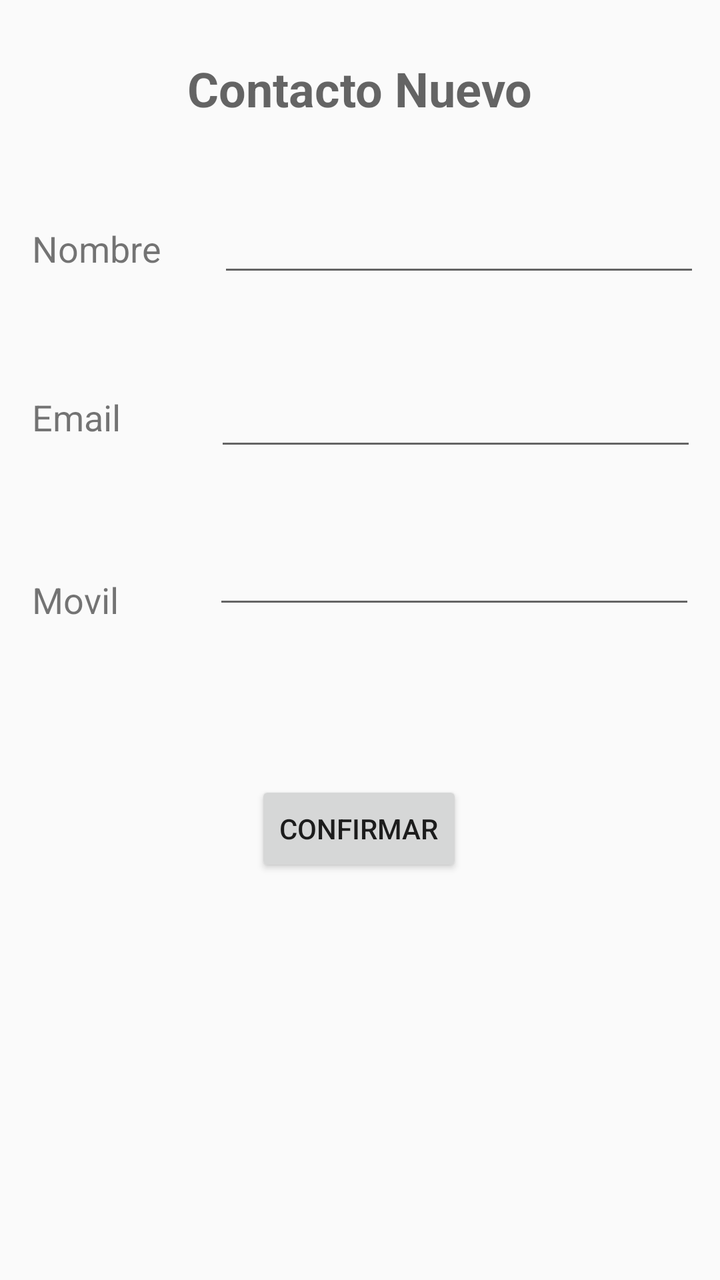
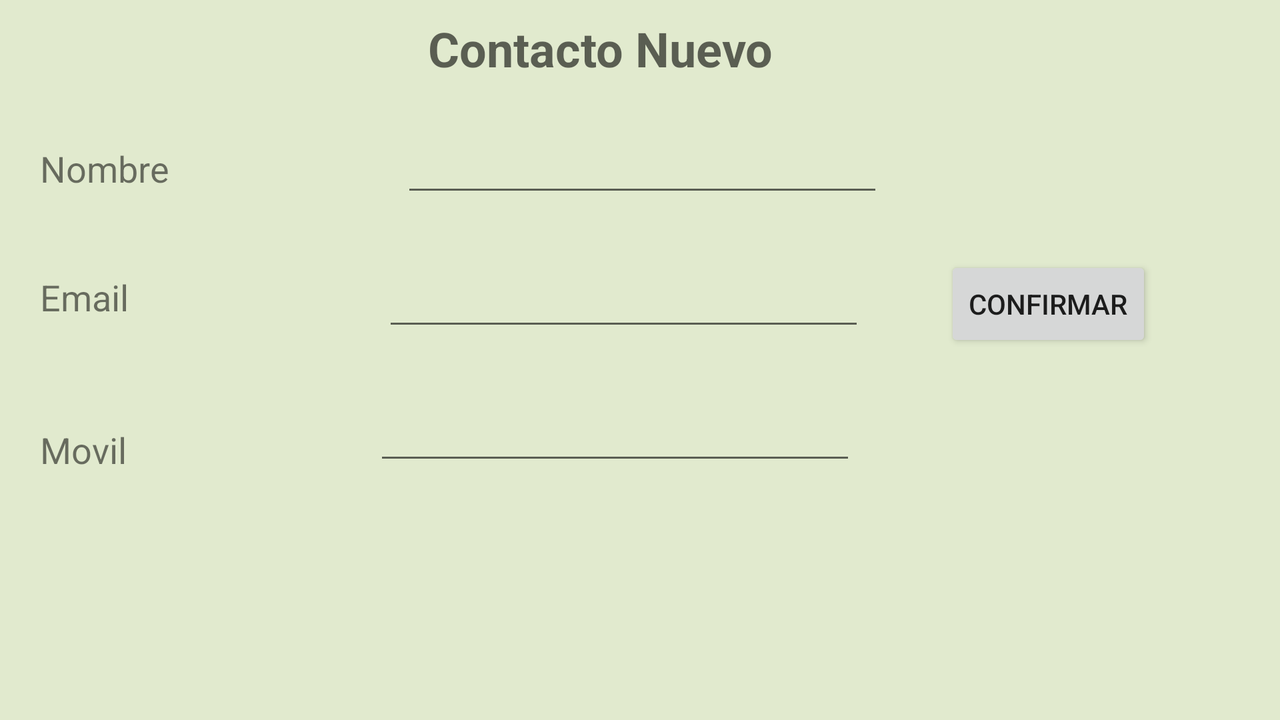

The same Android screen from two of the app's own layout files: first res/layout/ as a phone draws it, then the repository's variant for another configuration, drawn on a device whose configuration selects that folder. Both files follow.
<!-- AndroidManifest.xml: application theme AppTheme -->
<!-- res/layout/activity_add_friend.xml -->
<?xml version="1.0" encoding="utf-8"?>
<androidx.constraintlayout.widget.ConstraintLayout
        xmlns:android="http://schemas.android.com/apk/res/android"
        xmlns:tools="http://schemas.android.com/tools"
        xmlns:app="http://schemas.android.com/apk/res-auto"
        android:layout_width="match_parent"
        android:layout_height="match_parent"
        tools:context=".AddFriendActivity">

    <EditText
            android:layout_width="241dp"
            android:layout_height="43dp"
            android:inputType="textPersonName"
            android:gravity="start|top"
            android:ems="10"
            android:id="@+id/contactEditTextName"
            android:singleLine="true" android:layout_marginTop="40dp"
            app:layout_constraintTop_toBottomOf="@+id/contactTextTitulo" android:layout_marginEnd="36dp"
            app:layout_constraintEnd_toEndOf="parent"
            android:layout_marginStart="54dp" app:layout_constraintStart_toEndOf="@+id/contactTextName"/>
    <EditText
            android:layout_width="241dp"
            android:layout_height="43dp"
            android:inputType="textEmailAddress"
            android:gravity="start|top"
            android:ems="10"
            android:id="@+id/contactEditTextEmail"
            android:singleLine="true"
            android:layout_marginTop="44dp"
            app:layout_constraintTop_toBottomOf="@+id/contactEditTextName"
            android:layout_marginStart="73dp" app:layout_constraintStart_toEndOf="@+id/contactTextEmail"
            android:layout_marginEnd="38dp" app:layout_constraintEnd_toEndOf="parent"/>
    <EditText
            android:layout_width="241dp"
            android:layout_height="43dp"
            android:inputType="number"
            android:gravity="start|top"
            android:ems="10"
            android:id="@+id/contactEditTextPhone"
            android:singleLine="true"
            android:layout_marginTop="36dp"
            app:layout_constraintTop_toBottomOf="@+id/contactEditTextEmail"
            android:layout_marginEnd="38dp" app:layout_constraintEnd_toEndOf="parent" android:layout_marginStart="73dp"
            app:layout_constraintStart_toEndOf="@+id/contactTextPhone"/>
    <TextView
            android:text="@string/contactoNuevo"
            android:layout_width="wrap_content"
            android:layout_height="wrap_content" android:id="@+id/contactTextTitulo"
            app:layout_constraintTop_toTopOf="parent"
            android:layout_marginTop="28dp" android:textSize="24sp" android:layout_marginEnd="120dp"
            app:layout_constraintEnd_toEndOf="parent" app:layout_constraintStart_toStartOf="parent"
            android:layout_marginStart="120dp" android:textAppearance="@style/TextAppearance.AppCompat.Display1"
            android:textStyle="bold"/>
    <TextView
            android:text="@string/contactoName"
            android:layout_width="wrap_content"
            android:layout_height="wrap_content" android:id="@+id/contactTextName"
            android:textSize="18sp"
            app:layout_constraintTop_toTopOf="parent" android:layout_marginTop="112dp"
            app:layout_constraintStart_toStartOf="parent" android:layout_marginStart="16dp"/>
    <TextView
            android:text="@string/contactoEmail"
            android:layout_width="wrap_content"
            android:layout_height="wrap_content" android:id="@+id/contactTextEmail"
            android:textSize="18sp"
            app:layout_constraintStart_toStartOf="parent" android:layout_marginStart="16dp"
            android:layout_marginTop="60dp" app:layout_constraintTop_toBottomOf="@+id/contactTextName"/>
    <TextView
            android:text="@string/contactoPhone"
            android:layout_width="wrap_content"
            android:layout_height="wrap_content" android:id="@+id/contactTextPhone"
            android:textSize="18sp"
            app:layout_constraintStart_toStartOf="parent"
            android:layout_marginStart="16dp"
            android:layout_marginTop="67dp" app:layout_constraintTop_toBottomOf="@+id/contactTextEmail"/>
    <Button
            android:text="@string/btnConfirmar"
            android:layout_width="wrap_content"
            android:layout_height="wrap_content" android:id="@+id/contactBtnConfirmar"
            app:layout_constraintStart_toStartOf="parent" android:layout_marginStart="161dp"
            android:layout_marginEnd="162dp" app:layout_constraintEnd_toEndOf="parent" android:layout_marginTop="81dp"
            app:layout_constraintTop_toBottomOf="@+id/contactEditTextPhone"/>
</androidx.constraintlayout.widget.ConstraintLayout>
<!-- resources referenced by this layout -->
<resources>
  <string name="btnConfirmar">Confirmar</string>
  <string name="contactoEmail">Email</string>
  <string name="contactoName">Nombre</string>
  <string name="contactoNuevo">Contacto Nuevo</string>
  <string name="contactoPhone">Movil</string>
  <style name="AppTheme" parent="Theme.AppCompat.Light.DarkActionBar">
          
          <item name="colorPrimary">@color/colorPrimary</item>
          <item name="colorPrimaryDark">@color/colorPrimaryDark</item>
          <item name="colorAccent">@color/colorAccent</item>
      </style>
  <color name="colorPrimary">#69b89b</color>
  <color name="colorPrimaryDark">#459376</color>
  <color name="colorAccent">#e1eace</color>
</resources>
<!-- res/layout-land/activity_add_friend.xml (the repository's variant of the layout above) -->
<!-- drawn on the phone turned sideways -->
<?xml version="1.0" encoding="utf-8"?>
<androidx.constraintlayout.widget.ConstraintLayout
        xmlns:android="http://schemas.android.com/apk/res/android"
        xmlns:tools="http://schemas.android.com/tools"
        xmlns:app="http://schemas.android.com/apk/res-auto"
        android:layout_width="match_parent"
        android:layout_height="match_parent"
        tools:context=".AddFriendActivity"
        android:background="@color/colorAccent">

    <EditText
            android:layout_width="241dp"
            android:layout_height="43dp"
            android:inputType="textEmailAddress"
            android:gravity="start|top"
            android:ems="10"
            android:id="@+id/contactEditTextEmail"
            android:singleLine="true"
            android:layout_marginTop="24dp"
            app:layout_constraintTop_toBottomOf="@+id/contactEditTextName"
            android:layout_marginStart="73dp" app:layout_constraintStart_toEndOf="@+id/contactTextEmail"
            android:layout_marginEnd="38dp" app:layout_constraintEnd_toEndOf="parent"
            app:layout_constraintHorizontal_bias="0.241"/>
    <EditText
            android:layout_width="241dp"
            android:layout_height="43dp"
            android:inputType="textPersonName"
            android:gravity="start|top"
            android:ems="10"
            android:id="@+id/contactEditTextName"
            android:singleLine="true" android:layout_marginTop="20dp"
            app:layout_constraintTop_toBottomOf="@+id/contactTextTitulo" android:layout_marginEnd="36dp"
            app:layout_constraintEnd_toEndOf="parent"
            android:layout_marginStart="54dp" app:layout_constraintStart_toEndOf="@+id/contactTextName"
            app:layout_constraintHorizontal_bias="0.276"/>
    <EditText
            android:layout_width="241dp"
            android:layout_height="43dp"
            android:inputType="number"
            android:gravity="start|top"
            android:ems="10"
            android:id="@+id/contactEditTextPhone"
            android:singleLine="true"
            android:layout_marginTop="24dp"
            app:layout_constraintTop_toBottomOf="@+id/contactEditTextEmail"
            android:layout_marginEnd="38dp" app:layout_constraintEnd_toEndOf="parent" android:layout_marginStart="73dp"
            app:layout_constraintStart_toEndOf="@+id/contactTextPhone" app:layout_constraintHorizontal_bias="0.226"/>
    <TextView
            android:text="@string/contactoNuevo"
            android:layout_width="wrap_content"
            android:layout_height="wrap_content" android:id="@+id/contactTextTitulo"
            app:layout_constraintTop_toTopOf="parent"
            android:layout_marginTop="8dp" android:textSize="24sp" android:layout_marginEnd="120dp"
            app:layout_constraintEnd_toEndOf="parent" app:layout_constraintStart_toStartOf="parent"
            android:layout_marginStart="120dp" android:textAppearance="@style/TextAppearance.AppCompat.Display1"
            android:textStyle="bold" app:layout_constraintHorizontal_bias="0.413"/>
    <TextView
            android:text="@string/contactoName"
            android:layout_width="wrap_content"
            android:layout_height="wrap_content" android:id="@+id/contactTextName"
            android:textSize="18sp"
            app:layout_constraintTop_toTopOf="parent" android:layout_marginTop="72dp"
            app:layout_constraintStart_toStartOf="parent" android:layout_marginStart="20dp"/>
    <TextView
            android:text="@string/contactoEmail"
            android:layout_width="wrap_content"
            android:layout_height="wrap_content" android:id="@+id/contactTextEmail"
            android:textSize="18sp"
            app:layout_constraintStart_toStartOf="parent" android:layout_marginStart="20dp"
            android:layout_marginTop="40dp" app:layout_constraintTop_toBottomOf="@+id/contactTextName"/>
    <TextView
            android:text="@string/contactoPhone"
            android:layout_width="wrap_content"
            android:layout_height="wrap_content" android:id="@+id/contactTextPhone"
            android:textSize="18sp"
            app:layout_constraintStart_toStartOf="parent"
            android:layout_marginStart="20dp"
            android:layout_marginTop="52dp" app:layout_constraintTop_toBottomOf="@+id/contactTextEmail"/>
    <Button
            android:text="@string/btnConfirmar"
            android:layout_width="wrap_content"
            android:layout_height="wrap_content" android:id="@+id/contactBtnConfirmar"
            android:layout_marginEnd="84dp"
            app:layout_constraintEnd_toEndOf="parent" app:layout_constraintTop_toTopOf="parent"
            android:layout_marginTop="128dp" android:layout_marginStart="60dp"
            app:layout_constraintStart_toEndOf="@+id/contactEditTextEmail"/>
</androidx.constraintlayout.widget.ConstraintLayout>
<!-- resources referenced by the variant -->
<!-- as the phone turned sideways resolves them -->
<resources>
  <color name="colorAccent">#e1eace</color>
  <string name="btnConfirmar">Confirmar</string>
  <string name="contactoEmail">Email</string>
  <string name="contactoName">Nombre</string>
  <string name="contactoNuevo">Contacto Nuevo</string>
  <string name="contactoPhone">Movil</string>
  <style name="AppTheme" parent="Theme.AppCompat.Light.DarkActionBar">
          
          <item name="colorPrimary">@color/colorPrimary</item>
          <item name="colorPrimaryDark">@color/colorPrimaryDark</item>
          <item name="colorAccent">@color/colorAccent</item>
      </style>
  <color name="colorPrimary">#69b89b</color>
  <color name="colorPrimaryDark">#459376</color>
</resources>
